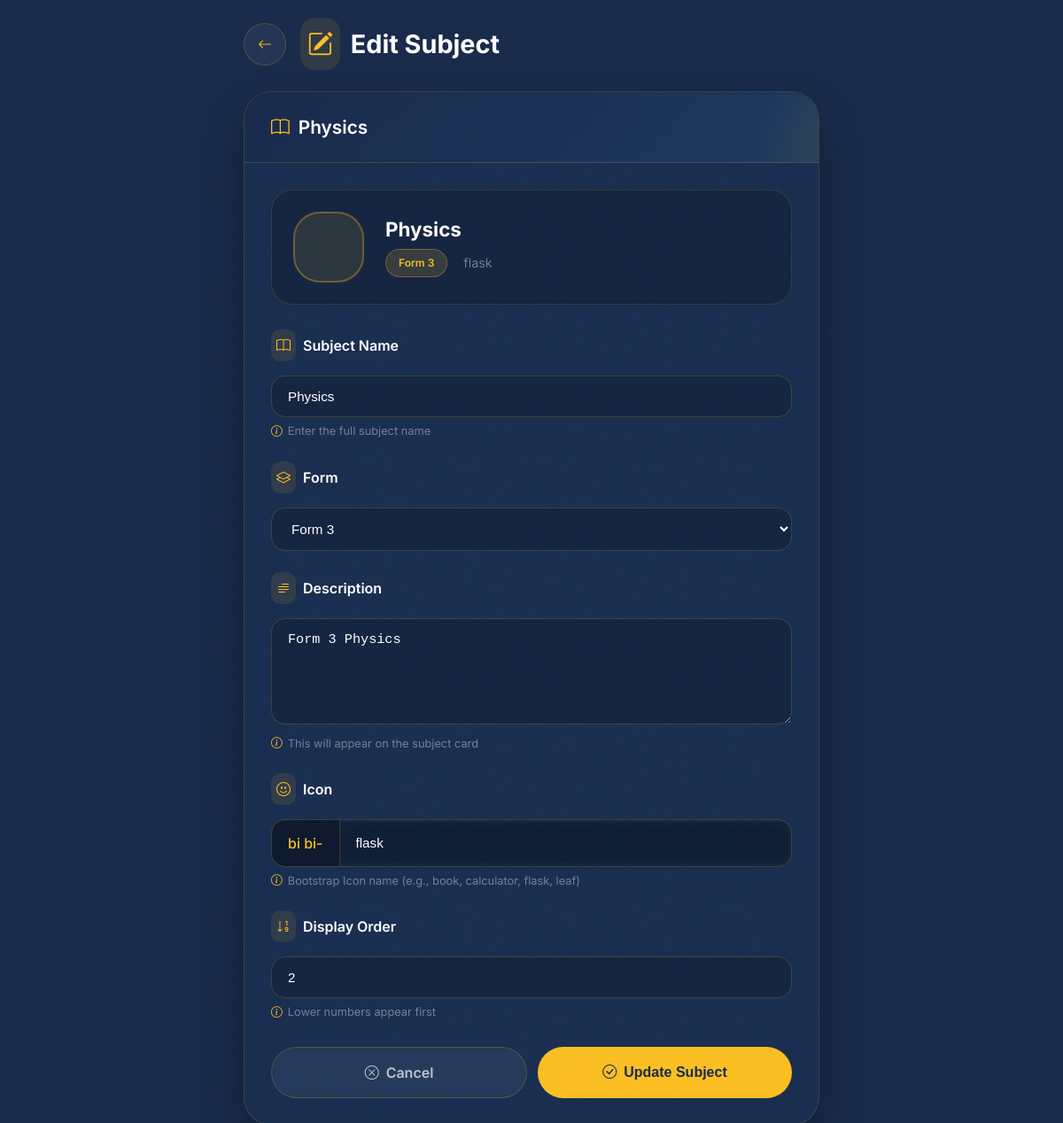
The page /admin/subject/2/edit (signed in) on the database as committed earlier.
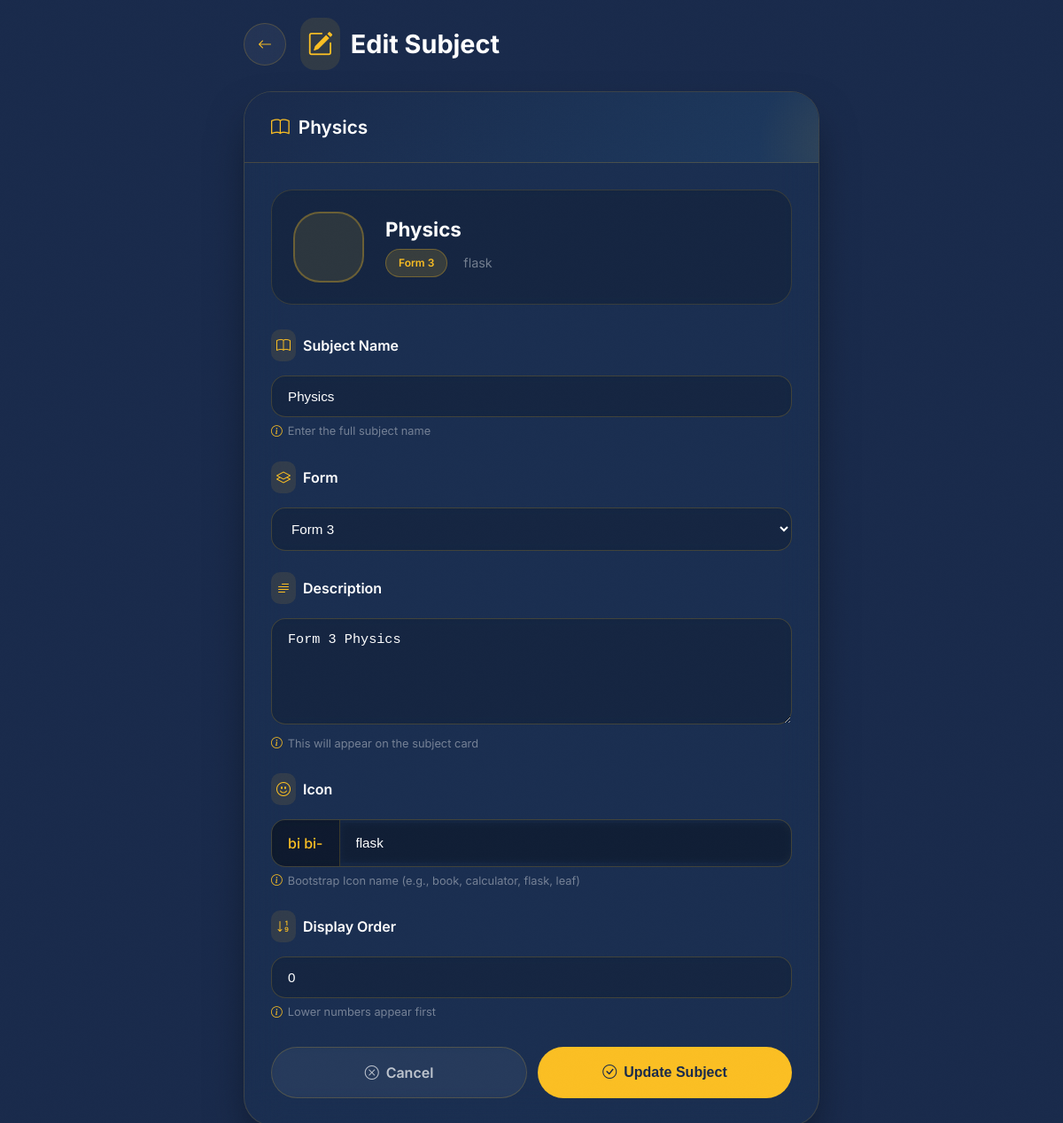
The same page on the database as committed later.
### models.py (models this page shows)
class Subject(db.Model):
    id = db.Column(db.Integer, primary_key=True)
    name = db.Column(db.String(100), nullable=False)
    form = db.Column(db.Integer, nullable=False)
    description = db.Column(db.Text)
    icon = db.Column(db.String(50), default='book')
    order = db.Column(db.Integer, default=0)
    created_at = db.Column(db.DateTime, default=datetime.utcnow)

### app.py (the view, shortened to what this page needs)
@app.route('/admin/subject/<int:subject_id>/edit', methods=['GET', 'POST'])
@login_required
def admin_edit_subject(subject_id):
    if not current_user.is_admin:
        return redirect(url_for('dashboard'))
    subject = Subject.query.get_or_404(subject_id)
    return render_template('admin/edit_subject.html', subject=subject)

### app.py (called while the page is built)
@app.context_processor
def inject_site_url():
    return dict(site_url=app.config['SITE_URL'])

@app.after_request
def add_no_cache_headers(response):
    response.headers['Cache-Control'] = 'no-cache, no-store, must-revalidate, private, max-age=0'
    response.headers['Pragma'] = 'no-cache'
    response.headers['Expires'] = '0'
    return response

@login_manager.user_loader
def load_user(user_id):
    return User.query.get(int(user_id))

### templates/admin/edit_subject.html (shortened to what the changed rows need)
<!DOCTYPE html>
<html lang="en">
<head>
    <link rel="stylesheet" href="https://cdn.jsdelivr.net/npm/bootstrap-icons@1.11.3/font/bootstrap-icons.min.css">
</head>
<body>
    <div class="app">
        <div class="page-header">
            <h1>
                <i class="bi bi-pencil-square"></i>
                Edit Subject
            </h1>
        </div>
        <div id="mainContent">
            <div id="realContent">
                <div class="form-card">
                    <div class="form-header">
                        <h2>
                            <i class="bi bi-book"></i>
                            {{ subject.name }}
                        </h2>
                    </div>
                    <div class="form-body">
                        <div class="icon-preview" id="iconPreview">
                            <div class="preview-text">
                                <h4 id="previewName">{{ subject.name }}</h4>
                                <p>
                                    <span class="form-badge {% if subject.form == 3 %}form3{% endif %}" id="previewForm">
                                        Form {{ subject.form }}
                                    </span>
                                    <span class="icon-tag">
                                        <span id="previewIconName">{{ subject.icon or 'book' }}</span>
                                    </span>
                                </p>
                            </div>
                        </div>
                        <form method="POST" action="{{ url_for('admin_edit_subject', subject_id=subject.id) }}" id="editSubjectForm">
                            <div class="form-section">
                                <div class="section-title">
                                    <i class="bi bi-book"></i>
                                    Subject Name
                                </div>
                                <input type="text" class="form-control" id="name" name="name" value="{{ subject.name }}" required
                                       placeholder="e.g., Mathematics, Physics, Chemistry">
                                <div class="helper-text">
                                    <i class="bi bi-info-circle"></i>
                                    Enter the full subject name
                                </div>
                            </div>
                            <div class="form-section">
                                <div class="section-title">
                                    <i class="bi bi-layers"></i>
                                    Form
                                </div>
                                <select class="form-select" id="form" name="form" required>
                                    <option value="3" {% if subject.form == 3 %}selected{% endif %}>Form 3</option>
                                </select>
                            </div>
                            <div class="form-section">
                                <div class="section-title">
                                    <i class="bi bi-text-paragraph"></i>
                                    Description
                                </div>
                                <textarea class="form-control" id="description" name="description" rows="4"
                                          placeholder="Enter a brief description of the subject">{{ subject.description }}</textarea>
                                <div class="helper-text">
                                    <i class="bi bi-info-circle"></i>
                                    This will appear on the subject card
                                </div>
                            </div>
                            <div class="form-section">
                                <div class="input-group">
                                    <span class="input-group-text">bi bi-</span>
                                    <input type="text" class="form-control" id="icon" name="icon" value="{{ subject.icon or 'book' }}"
                                           placeholder="book, calculator, flask, leaf">
                                </div>
                            </div>
                            <div class="form-section">
                                <div class="section-title">
                                    <i class="bi bi-sort-numeric-down"></i>
                                    Display Order
                                </div>
                                <input type="number" class="form-control" id="order" name="order" value="{{ subject.order or 0 }}" min="0">
                                <div class="helper-text">
                                    <i class="bi bi-info-circle"></i>
                                    Lower numbers appear first
                                </div>
                            </div>
                        </form>
                    </div>
                </div>
            </div>
        </div>
    </div>
</body>
</html>

Rows that differ between the two databases and show on the page:
changed Subject "Physics": order "2" → "0"
